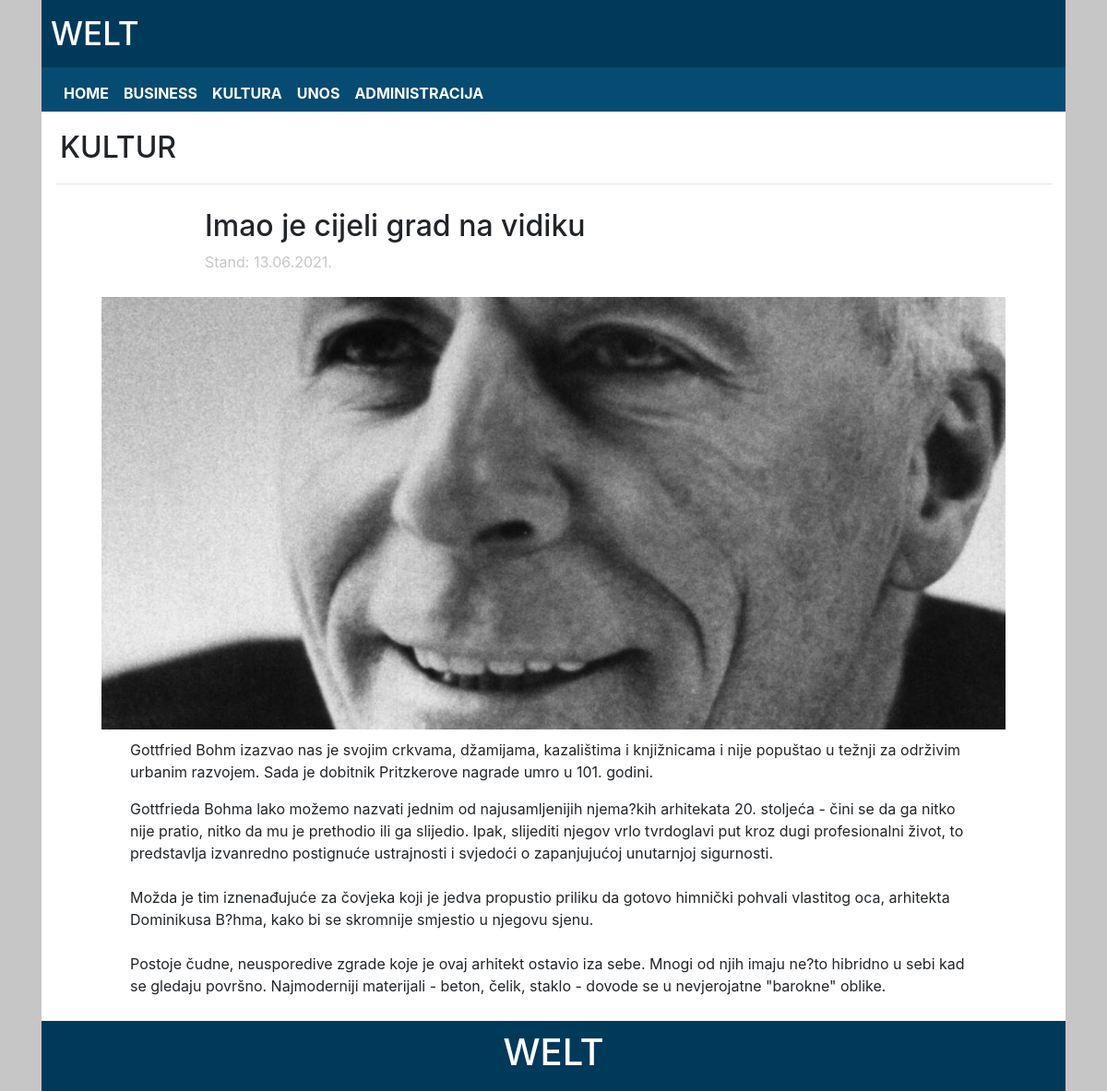
Page /clanak.php?id=28 on the committed database.
### tables this page shows
CREATE TABLE `vijesti` (
  `id` int(11) NOT NULL,
  `datum` varchar(32) NOT NULL,
  `naslov` varchar(150) NOT NULL,
  `sazetak` text NOT NULL,
  `tekst` text NOT NULL,
  `slika` varchar(64) NOT NULL,
  `kategorija` varchar(64) NOT NULL,
  `arhiva` tinyint(1) NOT NULL
);

### clanak.php (the view, shortened to what this page needs)
<!DOCTYPE html>
<html>
<head>
    <link rel="stylesheet" href="https://maxcdn.bootstrapcdn.com/bootstrap/4.0.0/css/bootstrap.min.css">
<link rel="stylesheet" href="//maxcdn.bootstrapcdn.com/font-awesome/4.3.0/css/font-awesome.min.css">
 <link rel="stylesheet" href="stylesheet.css" />
</head>
<body>
	 <?php
        include "connect.php";
        $target_dir = 'img/';
        $id = $_GET['id'];
        $query = "SELECT * from vijesti
                    WHERE id = $id";
        $result = mysqli_query($dbc, $query);
        $row = mysqli_fetch_array($result);
        ?>
		   <div class="container">
        <div class="bod">
            <header>
                <nav class="navbar" id="nav1">
                    <span class="navbar-brand mb-0 h1" id="navh1"><a href="index.php">Welt</a></span>
                </nav>
                <nav class="navbar navbar-expand-lg" id="nav2">
                    <div class="collapse navbar-collapse" id="navbarNavAltMarkup">
                        <div class="navbar-nav">
                            <a class="nav-item nav-link active" href="index.php">Home</a>
                           <a class="nav-item nav-link" href="wirt.php?id=wirtschaft">Business</a>
                            <a class="nav-item nav-link" href="wirt.php?id=kultur">Kultura</a>
                            <a class="nav-item nav-link" href="unos.html">Unos</a>
                        <a class="nav-item nav-link" href="administracija.php">Administracija</a>
						</div>
                    </div>
                </nav>
            </header>
        <main>
		  <h2 style="text-transform: uppercase;margin-bottom:20px;
    margin-left:20px;margin-top:20px;"> <?php echo $row['kategorija'];?></h2>
        <div class="container">
          <hr>
            <div class="p1" style=";padding-top:10px;padding-bottom:10px;width:70%;margin:0 auto;">
			<h2>
                <?php
                echo $row['naslov'];?></h2>
				<p style="color:#c6c6c6">Stand: <?php echo $row['datum'];?></p>
                </div>
        <section class="slika">
            <?php
            echo '<img src="' . $target_dir . $row['slika'] . '"class="img-fluid" style="padding-left:50px;padding-right:50px;margin-bottom:10px;">';
            ?>
        </section>
		<div style="padding-bottom:10px;width:85%;margin:0 auto;"
<section class="about">
            <p id="kratkiSadrzaj"><?php echo $row['sazetak']; ?></p>
        <section class="sadrzaj">
            <p id="tekst"> <?php echo nl2br($row['tekst']); ?> </p>
        </section>
        </main>
            <footer>
                <h1>WELT</h1>
            </footer>
        </div>
    </div>
</body>
</html>

### stylesheet.css (style rules this page uses)
body { background-color: #c6c6c6; }
.bod { width: 100%; background-color: white; }
#nav1 { background-color: #003a5a; color:white; padding-top:5px; padding-bottom:5px; padding-left:10px; }
#navh1 { font-size: 35px; text-transform: uppercase; }
#navh1 a { color:white; text-decoration:none; }
#nav2 { background-color: #064b71; color: white; text-transform: uppercase; padding-bottom:0px; }
#nav2 a { color:white; text-decoration:none; font-weight:bold; }
footer { color: white; position:relative; text-align: center; background-color: #003a5a; padding:10px; }
a { color:black; }

### rows in the picture
vijesti: kategorija "KULTUR", naslov "Imao je cijeli grad na vidiku", datum "13.06.2021.", slika (picture), sazetak "Gottfried Bohm izazvao nas je svojim crkvama, džamijama, kazalištima i knjižnicama i nije popuštao u težnji za održivim urbanim razvojem. Sada je dobitnik Pritzkerove nagrade umro u 101. godini.", tekst "Gottfrieda Bohma lako možemo nazvati jednim od najusamljenijih njema?kih arhitekata 20. stoljeća - čini se da ga nitko nije pratio, nitko da mu je prethodio ili ga slijedio. Ipak, slijediti njegov vrlo tvrdoglavi put kroz dugi profesionalni život, to predstavlja izvanredno postignuće ustrajnosti i svjedoći o zapanjujućoj unutarnjoj sigurnosti. Možda je tim iznenađujuće za čovjeka koji je jedva propustio priliku da gotovo himnički pohvali vlastitog oca, arhitekta Dominikusa B?hma, kako bi se skromnije smjestio u njegovu sjenu. Postoje čudne, neusporedive zgrade koje je ovaj arhitekt ostavio iza sebe. Mnogi od njih imaju ne?to hibridno u sebi kad se gledaju površno. Najmoderniji materijali -…"
